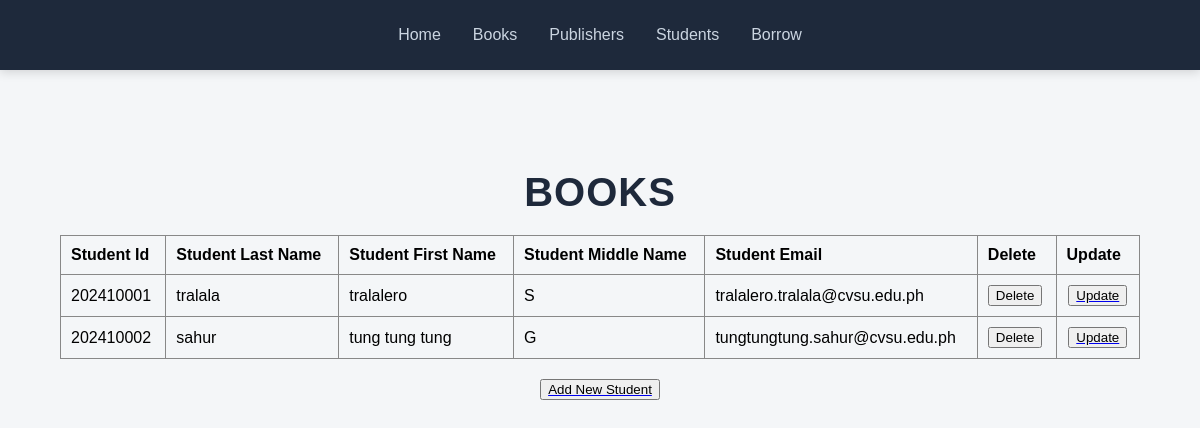
The page /Booksactivity/interface/student/readStudent.php on the database its author committed.
### tables this page shows
CREATE TABLE students (
    studentId INT AUTO_INCREMENT PRIMARY KEY,
    lastName VARCHAR(50),
    firstName VARCHAR(50),
    middleName VARCHAR(50),
    email VARCHAR(100)
);

### Booksactivity/function/student/showStudentFunc.php (the view)
<?php
        $sql = "SELECT s.studentId, s.lastName, s.firstName, s.middleName, s.email
                FROM students s";
        $result = $conn->query($sql);
        if ($result->num_rows > 0) {
            while($row = $result->fetch_assoc()) {
                echo "<tr>
                    <td>{$row['studentId']}</td>
                    <td>{$row['lastName']}</td>
                    <td>{$row['firstName']}</td>
                    <td>{$row['middleName']}</td>
                    <td>{$row['email']}</td>
                    <td>
                        <form action='../../function/student/deleteStudentFunc.php' method='POST'>
                        <input type='hidden' name='studentId' value='{$row['studentId']}'>
                        <button type='submit'> Delete </button>
                        </form>
                    </td>
                    <td>
                        <a href='../../interface/student/updateStudent.php'>
                            <button type='submit'> Update </button>
                        </a>
                    </td>
                </tr>";
        }
        } else {
        echo "<tr><td colspan='8'>No student found.</td></tr>";
        }
?>

### Booksactivity/interface/student/readStudent.php (shortened to what this page needs)
<?php include '../../database/connection.php'; ?>
<!DOCTYPE html>
<html>
<head>
    <link rel="stylesheet" href="../../assets/read.css">
</head>
<body>
    <?php include '../navigation/navigation.php'?>
    <h1>Books</h1>
    <table>
        <tr>
            <th>Student Id</th>
            <th>Student Last Name</th>
            <th>Student First Name</th>
            <th>Student Middle Name</th>
            <th>Student Email</th>
            <th>Delete</th>
            <th>Update</th>
        </tr>
        <?php include '../../function/student/showStudentFunc.php';?>
    </table>
    <a href="addStudent.php">
        <button>Add New Student</button>
    </a>
</body>
</html>

### Booksactivity/interface/navigation/navigation.php (shortened to what this page needs)
<link rel="stylesheet" href="<?= baseUrl ?>assets/nav.css">
<nav>
    <div class="navContainer">
        <ul>
            <li><a href="<?= baseUrl ?>index.php">Home</a></li>
            <li><a href="<?= baseUrl ?>interface/book/readBook.php">Books</a></li>
            <li><a href="<?= baseUrl ?>interface/publisher/readPublisher.php">Publishers</a></li>
            <li><a href="<?= baseUrl ?>interface/student/readStudent.php">Students</a></li>
            <li><a href="<?= baseUrl ?>interface/borrow/readBorrow.php">Borrow</a></li>
        </ul>
    </div>
</nav>

### Booksactivity/assets/read.css (style rules this page uses)
body { font-family: Arial, sans-serif; }
table { border-collapse: collapse; width: 90%; margin: 20px auto; }
th, td { border: 1px solid #888; padding: 10px; text-align: left; }
h1 { text-align: center; margin-top: 30px; }
a button { display: flex; margin: auto; }

### Booksactivity/assets/nav.css (style rules this page uses)
nav { background-color: #1e293b; position: fixed; top: 0; left: 0; width: 100%; height: 70px; display: flex; align-items: center; justify-content: center; box-shadow: 0 2px 10px rgba(0, 0, 0, 0.15); z-index: 1000; }
ul { list-style: none; display: flex; align-items: center; gap: 2rem; margin: 0; padding: 0; }
li a { text-decoration: none; color: #cbd5e1; font-weight: 500; font-family: "Poppins", sans-serif; transition: color 0.3s ease; line-height: 1; }
body { margin: 0; padding-top: 70px; background-color: #f4f6f8; }
h1 { font-size: 2.5rem; font-weight: 700; color: #1e293b; text-align: center; margin-top: 100px; margin-bottom: 20px; letter-spacing: 1px; text-transform: uppercase; }

### rows shown on the page
students: studentId "202410001", lastName "tralala", firstName "tralalero", middleName "S", email "tralalero.tralala@cvsu.edu.ph"
students: studentId "202410002", lastName "sahur", firstName "tung tung tung", middleName "G", email "tungtungtung.sahur@cvsu.edu.ph"
